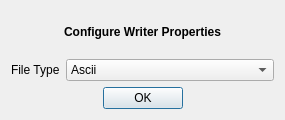
<?xml version="1.0" encoding="UTF-8"?>
<ui version="4.0">
 <class>ConfigureWriter</class>
 <widget class="QDialog" name="ConfigureWriter">
  <property name="geometry">
   <rect>
    <x>0</x>
    <y>0</y>
    <width>285</width>
    <height>120</height>
   </rect>
  </property>
  <property name="minimumSize">
   <size>
    <width>285</width>
    <height>120</height>
   </size>
  </property>
  <property name="maximumSize">
   <size>
    <width>285</width>
    <height>120</height>
   </size>
  </property>
  <property name="windowTitle">
   <string>Configure Writer</string>
  </property>
  <property name="windowIcon">
   <iconset resource="MeshMagic3DResources.qrc">
    <normaloff>:/images/iconMesh.ico</normaloff>:/images/iconMesh.ico</iconset>
  </property>
  <layout class="QVBoxLayout" name="verticalLayout">
   <item>
    <widget class="QLabel" name="lblTitle">
     <property name="font">
      <font>
       <weight>75</weight>
       <bold>true</bold>
      </font>
     </property>
     <property name="text">
      <string>Configure Writer Properties</string>
     </property>
     <property name="textFormat">
      <enum>Qt::PlainText</enum>
     </property>
     <property name="alignment">
      <set>Qt::AlignCenter</set>
     </property>
    </widget>
   </item>
   <item>
    <layout class="QHBoxLayout" name="horizontalLayout">
     <item>
      <widget class="QLabel" name="lblFileType">
       <property name="sizePolicy">
        <sizepolicy hsizetype="Fixed" vsizetype="Preferred">
         <horstretch>0</horstretch>
         <verstretch>0</verstretch>
        </sizepolicy>
       </property>
       <property name="text">
        <string>File Type</string>
       </property>
      </widget>
     </item>
     <item>
      <widget class="QComboBox" name="cboFileType">
       <property name="currentIndex">
        <number>0</number>
       </property>
       <item>
        <property name="text">
         <string>Ascii</string>
        </property>
       </item>
       <item>
        <property name="text">
         <string>Binary</string>
        </property>
       </item>
      </widget>
     </item>
    </layout>
   </item>
   <item>
    <widget class="QDialogButtonBox" name="buttonBox">
     <property name="orientation">
      <enum>Qt::Horizontal</enum>
     </property>
     <property name="standardButtons">
      <set>QDialogButtonBox::Ok</set>
     </property>
     <property name="centerButtons">
      <bool>true</bool>
     </property>
    </widget>
   </item>
  </layout>
 </widget>
 <resources>
  <include location="MeshMagic3DResources.qrc"/>
 </resources>
 <connections>
  <connection>
   <sender>buttonBox</sender>
   <signal>accepted()</signal>
   <receiver>ConfigureWriter</receiver>
   <slot>accept()</slot>
   <hints>
    <hint type="sourcelabel">
     <x>248</x>
     <y>254</y>
    </hint>
    <hint type="destinationlabel">
     <x>157</x>
     <y>274</y>
    </hint>
   </hints>
  </connection>
  <connection>
   <sender>buttonBox</sender>
   <signal>rejected()</signal>
   <receiver>ConfigureWriter</receiver>
   <slot>reject()</slot>
   <hints>
    <hint type="sourcelabel">
     <x>316</x>
     <y>260</y>
    </hint>
    <hint type="destinationlabel">
     <x>286</x>
     <y>274</y>
    </hint>
   </hints>
  </connection>
 </connections>
</ui>
